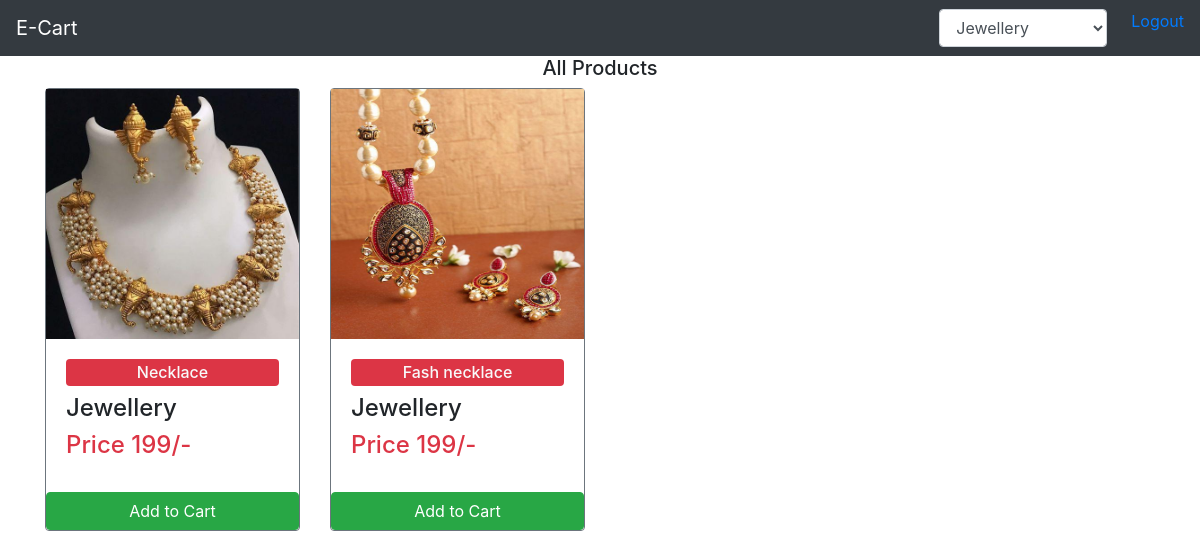
The app's page /User/showproduct.php?catId=19 with its own data.
### tables this page shows
CREATE TABLE `tblproduct` (
  `productid` int(11) NOT NULL,
  `productname` varchar(50) NOT NULL,
  `categoryid` int(11) NOT NULL,
  `price` int(11) NOT NULL,
  `image` varchar(1000) NOT NULL
);

CREATE TABLE `tblcategory` (
  `categoryid` int(11) NOT NULL,
  `categoryname` varchar(50) NOT NULL
);

### User/showproduct.php (the view, shortened to what this page needs)
<?php
    include "../connection.php";
?>
<!DOCTYPE html>
<html lang="en">
<head>
  <link rel="stylesheet" href="https://maxcdn.bootstrapcdn.com/bootstrap/4.0.0/css/bootstrap.min.css"
>
</head>
<body>
  <nav class="navbar navbar-expand-lg navbar-light bg-light navbar-dark bg-dark">
    <a class="navbar-brand" href="#">E-Cart</a>
    <div class="collapse navbar-collapse" id="navbarNavDropdown">
      <ul class="navbar-nav ml-auto">
        <li class="mx-4" >
        <select name="categoryid" class="form-control" onchange="changeCat(this)" >
              <?php
                        $query = "SELECT * FROM `tblcategory`";
                        $res = mysqli_query($conn, $query);
                        while($row = mysqli_fetch_assoc($res)){
                    ?>
              <option value="<?php echo $row["categoryid"] ?>"
                <?php if(isset($_REQUEST['catId'])){ if($row['categoryid'] == $_REQUEST['catId']){ echo "selected"; } } ?>>
                <?php echo $row['categoryname'] ?>
                </option>
              <?php
                        }
                    ?>
            </select>
        </li>
        <li> <a href="logout.php">Logout</a></li>
      </ul>
    </div>
  </nav>
  <h5 class="text-center">All Products</h5>
  <div class="container">
    <div class="row1 row" id="result">
      <?php
      if(isset($_REQUEST['catId'])){
        $sql = "SELECT * FROM tblproduct WHERE categoryid = ".$_REQUEST['catId'];
      }else{
        $sql = "SELECT * FROM tblproduct";
      }
        $result  = $conn->query($sql);
        while($row=$result->fetch_assoc()){
    ?>
      <div class="col-md-3 mb-2">
        <div class="card border-secondary ">
          <img src="<?php  echo "../Admin/".$row['image']; ?>" style="width:100%;height:250px" class="img-responsive"
            alt="Cinque Terre">
          <div class="card-body">
            <h6 class="text-light bg-danger text-center rounded p-1"><?php echo $row['productname'] ?></h6>
            <?php
                        $qry = "SELECT categoryname FROM tblcategory WHERE categoryid=".$row['categoryid'];
                        $res = mysqli_query($conn,$qry);
                        while($row2 = mysqli_fetch_assoc($res)){
                    ?>
            <h4>
              <td><?php echo $row2['categoryname']; ?></td>
            </h4>
            <?php
                        }
                    ?>
            <h4 class="card-title text-danger">Price <?php echo $row['price']; ?>/-</h4>
          </div>
          <a href="#" class="btn btn-success btn-block">Add to Cart</a>
        </div>
      </div>
      <?php } ?>
    </div>
  </div>
</body>
</html>

### User/showproduct.php (style rules this page uses)
.row1 { display: flex; }

### records on screen
tblproduct: image (picture), productname "Necklace", price "199"
tblcategory: categoryname "Jewellery"
tblproduct: image (picture), productname "Fash necklace", price "199"

### other values on screen
form field categoryid "Jewellery"
